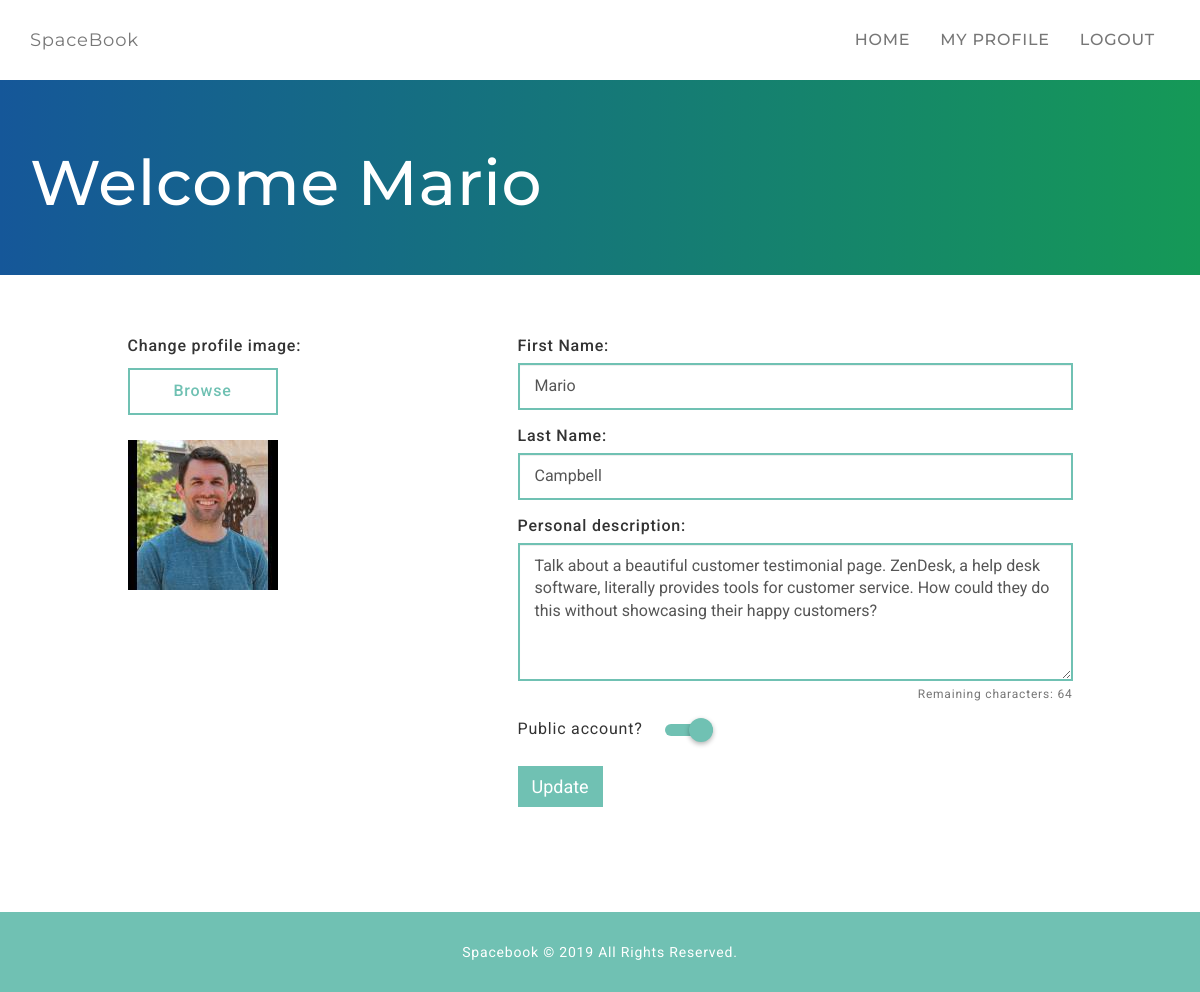
Screenshot of /my-profile/ (signed in) with the database file from the repository.
### tables this page shows
CREATE TABLE `users` (
  `id` int(10) NOT NULL,
  `username` varchar(15) NOT NULL,
  `password` char(128) NOT NULL,
  `email` varchar(30) NOT NULL,
  `firstname` varchar(30) NOT NULL,
  `lastname` varchar(30) NOT NULL,
  `personal` varchar(512) NOT NULL,
  `image` varchar(128) NOT NULL,
  `visibility` tinyint(1) NOT NULL,
  `reset` char(128) NOT NULL,
  `admin` int(1) NOT NULL,
  `ban` int(1) NOT NULL
);

### my-profile.php (the view, shortened to what this page needs)
<?php
$id = $_SESSION["id"];
require_once "config.php";
$query = "SELECT firstname, lastname, personal, image, visibility FROM users WHERE id = '$id'";
if ($result = mysqli_query($link, $query)) {
    while ($row = mysqli_fetch_assoc($result)) {
        $firstname = $row["firstname"];
        $lastname = $row["lastname"];
        $personal = $row["personal"];
        $image = $row["image"];
    }
}
?>
<!DOCTYPE html>
<html lang="en">
<head>
    <link rel="stylesheet" href="//stackpath.bootstrapcdn.com/bootstrap/3.4.1/css/bootstrap.min.css">
    <link rel="stylesheet" href="//cdnjs.cloudflare.com/ajax/libs/jquery-toast-plugin/1.3.2/jquery.toast.min.css">
    <link rel="stylesheet" href="/css/checkboxes.min.css">
    <link rel="stylesheet" href="/css/style.css">
</head>
<body>
<?php include "nav.php"; ?>
<div class="jumbotron">
    <div class="container profile"><h1>Welcome <?php echo $firstname; ?></h1></div>
</div>
<div class="container">
    <div class="row">
        <div class="col-md-4 col-md-offset-1">
            <div class="profile-image">
                <form id="uploadForm" method="post">
                    <p>Change profile image:</p>
                    <label for="inputFile">Browse <span class="loader"><img src="/img/loader-1.gif"></span></label>
                </form>
                <div id="targetLayer"><img src="/<?php echo $image; ?>" alt=""></div>
            </div>
        </div>
        <div class="col-md-6">
            <form id="update" action="<?php echo htmlspecialchars($_SERVER["PHP_SELF"]); ?>" method="post">
                <div class="form-group">
                    <label for="firstname">First Name:</label>
                    <input type="text" name="firstname" id="firstname" class="form-control" value="<?php echo $firstname; ?>">
                </div>
                <div class="form-group">
                    <label for="lastname">Last Name:</label>
                    <input type="text" name="lastname" id="lastname" class="form-control" value="<?php echo $lastname; ?>">
                </div>
                <div class="form-group">
                    <label for="personal">Personal description:</label>
                    <textarea rows="5" id="personal" name="personal" class="form-control" pattern="^[a-zA-Z0-9]+$"><?php echo $personal; ?></textarea>
                    <p id="remain">Remaining characters: <span>256</span></p>
                </div>
                <div class="form-group account-visibility">
                    <p>Public account?</p>
                    <div class="ckbx-style-11">
                        <label for="visibility"></label>
                    </div>
                </div>
                <div class="form-group">
                    <input type="submit" class="btn btn-primary" value="Update">
                </div>
            </form>
        </div>
    </div>
</div>
<?php include "footer.php"; ?>
</body>
</html>

### css/style.css (style rules this page uses)
body { font-family: 'Roboto', sans-serif; font-size: 16px; letter-spacing: 0.8px; min-height: 100vh; }
h1, h2, h3, h4 { font-family: 'Montserrat', sans-serif; font-weight: 500; }
.jumbotron { margin-bottom: 60px; color: #fff; background: #159957; background: -webkit-linear-gradient(to right, #155799, #159957); background: linear-gradient(to right, #155799, #159957); }
#remain { margin-top: 5px; font-size: 12px; color: #777; text-align: right; }
form#uploadForm { margin-bottom: 25px; }
form#uploadForm p { font-weight: 500; }
div#targetLayer { margin-bottom: 30px; }
label { font-weight: 500; }
.account-visibility { display: flex; }
.ckbx-style-11 { margin-left: 20px; }
.btn-primary { background-color: #70c1b3; border-color: #70c1b3; border-width: 2px; border-radius: 0; -webkit-transition: all .5s ease; transition: all .5s ease; font-size: 18px; }
.form-control { border-radius: 0; border: 2px solid #70c1b3; outline: none; padding: 10px 15px; height: auto; font-size: 16px; background: transparent; }
#uploadForm label { padding: 10px; border: 2px solid #70c1b3; display: table; color: #70c1b3; cursor: pointer; width: 150px; text-align: center; -webkit-transition: all .5s ease; transition: all .5s ease; }

### rows the page displays
users: firstname "Mario", lastname "Campbell", personal "Talk about a beautiful customer testimonial page. ZenDesk, a help desk software, literally provides tools for customer service. How could they do this without showcasing their happy customers?"
